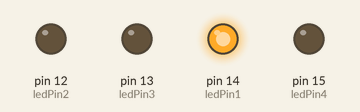
This sketch was run on a simulated Arduino Uno, built with avr-gcc and run on an emulated ATmega328P. On the bench: output pins drawn as LEDs (lit = HIGH).

Above: at 0.5 s.
At 3.5 s:
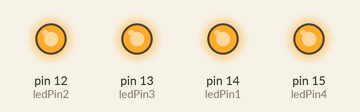
At 4.5 s:
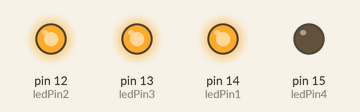
At 7.5 s:
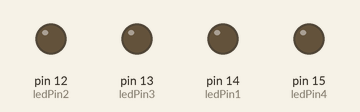
At 9.5 s:
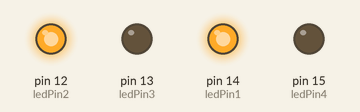
Timing chart, 0 to 10.4 s (numbered marks = the images above):
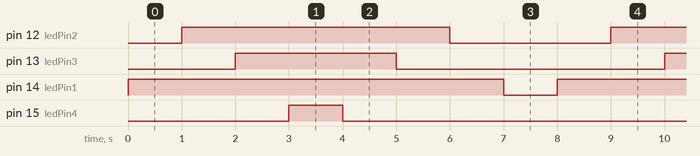

Measured:
- by itself, pin 12 (ledPin2): alternates HIGH for 5.0 s and LOW for 3.0 s
- by itself, pin 13 (ledPin3): alternates HIGH for 3.0 s and LOW for 5.0 s
- by itself, pin 14 (ledPin1): alternates HIGH for 7.0 s and LOW for 1.0 s
- by itself, pin 15 (ledPin4): alternates HIGH for 1.0 s and LOW for 7.0 s

The sketch:

geser_penuh_kiri.ino
```cpp
int ledPin1 = 14; // GPIO14---D5 of NodeMCU L1
int ledPin2 = 12; // L2
int ledPin3 = 13; // L3
int ledPin4 = 15; // L4
int a = 1000;
void setup() {
pinMode(ledPin1, OUTPUT);
pinMode(ledPin2, OUTPUT);
pinMode(ledPin3, OUTPUT);
pinMode(ledPin4, OUTPUT);
}
void loop() {
digitalWrite(ledPin1, HIGH);
delay(a); // 1 s
digitalWrite(ledPin2, HIGH);
delay(a); // 1 s
digitalWrite(ledPin3, HIGH);
delay(a); // 1 s
digitalWrite(ledPin4, HIGH);
delay(a); // 1 s
digitalWrite(ledPin4, LOW);
delay(a); // 1 s
digitalWrite(ledPin3, LOW);
delay(a); // 1 s
digitalWrite(ledPin2, LOW);
delay(a); // 1 s
digitalWrite(ledPin1, LOW);
delay(a); // 1 s
}
```
